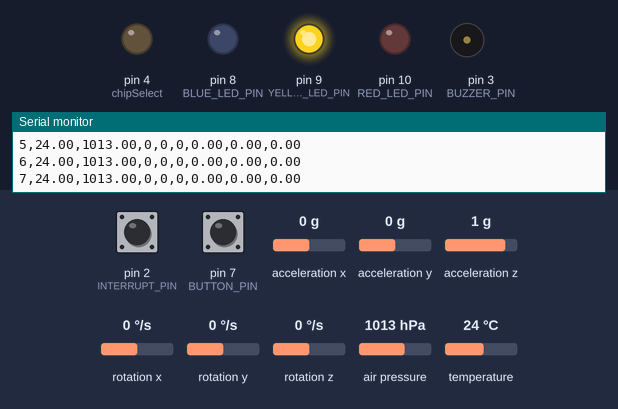
Bench run of a sketch on a simulated Arduino Uno, built with avr-gcc and run on an emulated ATmega328P. Shown: output pins drawn as LEDs (lit = HIGH), buzzer (waves = sounding), the last lines printed to the serial monitor. The inputs (shaded band) are chosen by the test bench; at power-on: pin 7 (BUTTON_PIN) HIGH, pin 2 (INTERRUPT_PIN) LOW, acceleration x 0 g, acceleration y 0 g, acceleration z 1 g, rotation x 0 °/s, rotation y 0 °/s, rotation z 0 °/s, air pressure 1013 hPa, temperature 24 °C. Storage starts empty; the sensor or clock chip raises its interrupt line as the real part does.

Above: at 1.7 s.
1.8 s: pin 7 (BUTTON_PIN) pulled LOW for 0.15 s
At 2.05 s:
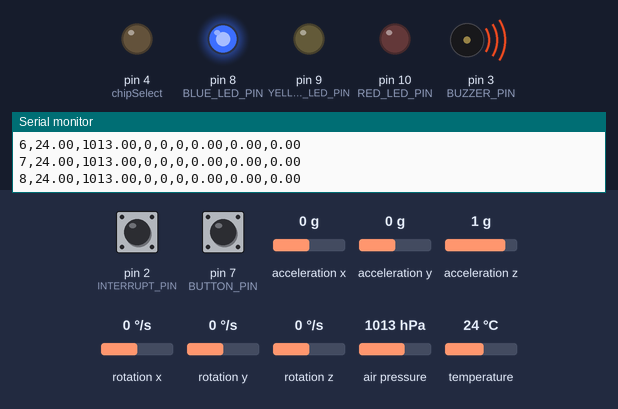
At 2.5 s:
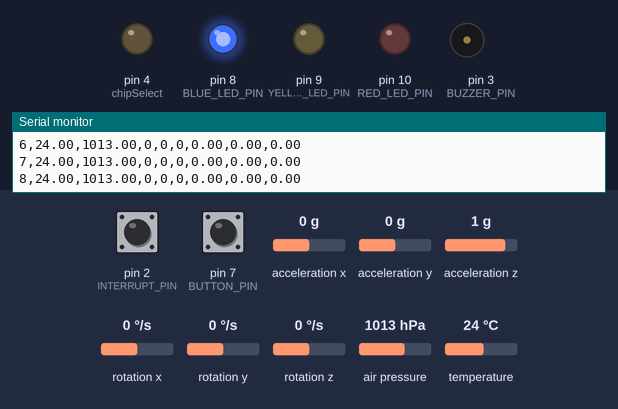
Timing chart, 0 to 4.8 s (numbered marks = the images above; inputs shaded):
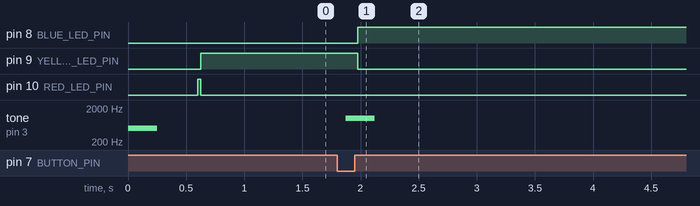

Measured:
- after the input at 1.8 s, pin 8 (BLUE_LED_PIN): LOW → HIGH after 0.18 s; pin 9 (YELLOW_LED_PIN): HIGH → LOW after 0.18 s; tone on pin 3 (BUZZER_PIN): silent → 1000 Hz after 0.07 s, → silent 0.25 s later

The sketch:

FlightComputer_Datalogging.ino
```cpp
#include <SD.h>           //includes SD card library for datalogging
#include <Wire.h>         //includes Wire.h library for I2C interface
#include <SFE_BMP180.h>   //includes SparkFun's BMP 180 library

// For the IMU
// I2Cdev and MPU6050 must be installed as libraries, or else the .cpp/.h files
// for both classes must be in the include path of your project
#include "I2Cdev.h"
#include "MPU6050_6Axis_MotionApps20.h" //#include "MPU6050.h" not necessary if using MotionApps include file

// Arduino Wire library is required if I2Cdev I2CDEV_ARDUINO_WIRE implementation is used in I2Cdev.h
#if I2CDEV_IMPLEMENTATION == I2CDEV_ARDUINO_WIRE
    #include "Wire.h"
#endif

//define relevant pins
#define INTERRUPT_PIN 2  //I2C Interrupt Pin for MPU6050, use pin 2 on Arduino Uno & most boards
#define BUZZER_PIN 3     //set buzzer pin
#define BLUE_LED_PIN 8   //set blue LED pin
#define YELLOW_LED_PIN 9 //set yellow LED pin
#define RED_LED_PIN 10   //set red LED pin
#define BUTTON_PIN 7     //set button pin
#define chipSelect 4     //set chip select pin for MicroSD Card Adapter (CS pin)

//declare general use variables
int buttonState = 0;
int MODE = 0;       //initialize mode to zero
int t = 0;          //create timestamp value
int dataRate = 10;  //set specified sampling rate (data points per second) (somewhere between 10-200 is ideal)

//declare MPU control/status vars
bool blinkState = false;
bool dmpReady = false;  // set true if DMP init was successful
uint8_t mpuIntStatus;   // holds actual interrupt status byte from MPU
uint8_t devStatus;      // return status after each device operation (0 = success, !0 = error)
uint16_t packetSize;    // expected DMP packet size (default is 42 bytes)
uint16_t fifoCount;     // count of all bytes currently in FIFO
uint8_t fifoBuffer[64]; // FIFO storage buffer

//declare orientation/motion vars
Quaternion q;           // [w, x, y, z]         quaternion container
VectorInt16 aa;         // [x, y, z]            accel sensor measurements
VectorInt16 aaReal;     // [x, y, z]            gravity-free accel sensor measurements
VectorInt16 aaWorld;    // [x, y, z]            world-frame accel sensor measurements
VectorFloat gravity;    // [x, y, z]            gravity vector
float euler[3];         // [psi, theta, phi]    Euler angle container
float ypr[3];           // [yaw, pitch, roll]   yaw/pitch/roll container and gravity vector

//create objects
File file;
SFE_BMP180 BMP;
MPU6050 mpu;

//Interrupt Detection Routine
volatile bool mpuInterrupt = false;     // indicates whether MPU interrupt pin has gone high
void dmpDataReady() {
    mpuInterrupt = true;
}

void setup() {
  //--- Serial Debugging ---
  Serial.begin(9600);
  //--- Establish Pin Modes and turn off all LEDs ---
  pinMode(BUZZER_PIN, OUTPUT);
  pinMode(BLUE_LED_PIN, OUTPUT);
  pinMode(YELLOW_LED_PIN, OUTPUT);
  pinMode(RED_LED_PIN, OUTPUT);
  pinMode(chipSelect, OUTPUT);
  pinMode(BUTTON_PIN, INPUT);
  pinMode(INTERRUPT_PIN, INPUT);
  digitalWrite(YELLOW_LED_PIN, LOW);
  digitalWrite(RED_LED_PIN, LOW);
  digitalWrite(BLUE_LED_PIN, LOW);
  tone(BUZZER_PIN, 500, 250);
  //initialize SD Card
  if(!SD.begin(chipSelect)){
    //Serial debugging
    Serial.println("Could not initialize SD card");
  }
  //clear SD data
  if(SD.exists("file.txt")){
    if(SD.remove("file.txt") == true){
      Serial.println("removed data");
    }
  }
  //initialize BMP sensor
  if(BMP.begin()){
    Serial.println("BMP init success");
  }
  //initialize IMU and I2C clock
  #if I2CDEV_IMPLEMENTATION == I2CDEV_ARDUINO_WIRE  // join I2C bus (I2Cdev library doesn't do this automatically)
      Wire.begin();
      Wire.setClock(400000); // 400kHz I2C clock. Comment this line if having compilation difficulties
  #elif I2CDEV_IMPLEMENTATION == I2CDEV_BUILTIN_FASTWIRE
      Fastwire::setup(400, true);
  #endif
  mpu.initialize(); //start MPU
  Serial.println(F("Testing device connections...")); //debugging serial statement
  Serial.println(mpu.testConnection() ? F("MPU6050 connection successful") : F("MPU6050 connection failed")); //debugging serial statement
  devStatus = mpu.dmpInitialize();
  // supply your own gyro offsets here, scaled for min sensitivity
  mpu.setXGyroOffset(0);
  mpu.setYGyroOffset(0);
  mpu.setZGyroOffset(0);
  mpu.setZAccelOffset(1688); // 1688 factory default for my test chip
  if (devStatus == 0) {
      // turn on the DMP, now that it's ready
      Serial.println(F("Enabling DMP..."));
      mpu.setDMPEnabled(true);
      // enable Arduino interrupt detection
      Serial.print(F("Enabling interrupt detection (Arduino external interrupt "));
      Serial.print(digitalPinToInterrupt(INTERRUPT_PIN));
      Serial.println(F(")..."));
      attachInterrupt(digitalPinToInterrupt(INTERRUPT_PIN), dmpDataReady, RISING);
      mpuIntStatus = mpu.getIntStatus();
      // set our DMP Ready flag so the main loop() function knows it's okay to use it
      Serial.println(F("DMP ready! Waiting for first interrupt..."));
      dmpReady = true;
      // get expected DMP packet size for later comparison
      packetSize = mpu.dmpGetFIFOPacketSize();
  } else {
      // ERROR!
      // 1 = initial memory load failed
      // 2 = DMP configuration updates failed
      // (if it's going to break, usually the code will be 1)
      Serial.print(F("DMP Initialization failed (code "));
      Serial.print(devStatus);
      Serial.println(F(")"));
  }
  //set mode
  MODE = 1; //set to PAD IDLE mode - initialize sensors and SD card
  //MODE = 2; //set to FLIGHT mode - log data
  //MODE = 3; //set to RECOVERY mode - close file
}

void loop() {
  // put your main code here, to run repeatedly:
  if(MODE == 1){  //PAD IDLE MODE
    digitalWrite(RED_LED_PIN, HIGH);
    file = SD.open("file.txt", FILE_WRITE); //Open SD card file
    if(file) {
      Serial.println("t,T,P,ax,ay,az,rx,ry,rz"); //print first line with data labels
      file.println("t,T,P,ax,ay,az,rx,ry,rz");
      MODE = 2;
    }
    else{
      Serial.println("Error opening file");
      delay(5000); //just chill for 5 seconds before trying again
    }
  }
  if(MODE == 2){ //ACTIVE FLIGHT mode
    digitalWrite(YELLOW_LED_PIN, HIGH);
    digitalWrite(RED_LED_PIN, LOW);
    digitalWrite(BLUE_LED_PIN, LOW);
    //print timestamp and comma to separate data
    Serial.print(t);
    Serial.print(",");
    file.print(t);
    file.print(",");
    //set up temperature and pressure sensor
    char status;
    double T,P,a;
    //get BMP status and read temperature
    status = BMP.startTemperature();
    if(status != 0){
      delay(status);
      status = BMP.getTemperature(T);
      if(status != 0){
        Serial.print(T); //print temperature values
        file.print(T);
      }
    }
    Serial.print(","); //print commas to separate values
    file.print(",");
    status = BMP.startPressure(3); //delay 3 ms to get temperature value
    if(status != 0){
      delay(status);
      status = BMP.getPressure(P,T);
      if(status != 0){
        Serial.print(P); //print pressure values
        file.print(P);
      }
    }
    Serial.print(",");
    file.print(",");
    //get IMU data
    if (!dmpReady) return;
    while (!mpuInterrupt && fifoCount < packetSize){
      if (mpuInterrupt && fifoCount < packetSize){
        fifoCount = mpu.getFIFOCount();
      }
    }
    mpuInterrupt = false;
    mpuIntStatus = mpu.getIntStatus();
    fifoCount = mpu.getFIFOCount();
    if((mpuIntStatus & _BV(MPU6050_INTERRUPT_FIFO_OFLOW_BIT)) || fifoCount >=1024){
      mpu.resetFIFO();
      fifoCount = mpu.getFIFOCount();
      Serial.println("FIFO Overflow!");
    }
    else if(mpuIntStatus & _BV(MPU6050_INTERRUPT_DMP_INT_BIT)){
      while(fifoCount < packetSize) fifoCount = mpu.getFIFOCount();
      mpu.getFIFOBytes(fifoBuffer, packetSize);
      fifoCount -= packetSize;
      //get real-world acceleration
      mpu.dmpGetQuaternion(&q, fifoBuffer);
      mpu.dmpGetAccel(&aa, fifoBuffer);
      mpu.dmpGetGravity(&gravity, &q);
      mpu.dmpGetLinearAccel(&aaReal, &aa, &gravity);
      //print real-world acceleration
      Serial.print(aaReal.x);
      file.print(aaReal.x);
      Serial.print(",");
      file.print(",");
      Serial.print(aaReal.y);
      file.print(aaReal.y);
      Serial.print(",");
      file.print(",");
      Serial.print(aaReal.z);
      file.print(aaReal.z);
      Serial.print(",");
      file.print(",");
      //get Euler angles
      mpu.dmpGetQuaternion(&q, fifoBuffer);
      mpu.dmpGetEuler(euler, &q);
      //print Euler angles
      Serial.print(euler[0]*180/M_PI);
      file.print(euler[0]*180/M_PI);
      Serial.print(",");
      file.print(",");
      Serial.print(euler[1]*180/M_PI);
      file.print(euler[1]*180/M_PI);
      Serial.print(",");
      file.print(",");
      Serial.print(euler[2]*180/M_PI);
      file.print(euler[2]*180/M_PI);
    }
    //end data entry line
    Serial.println(); //ends line
    file.println(); //ends line
    //check for mode switch
    buttonState = digitalRead(BUTTON_PIN);
    if(buttonState == LOW){
      MODE = 3;
      tone(BUZZER_PIN, 1000, 250);
      delay(100);
    }
  }
  if(MODE == 3){ //RECOVERY MODE
    file.close();
    digitalWrite(YELLOW_LED_PIN, LOW);
    digitalWrite(RED_LED_PIN, LOW);
    digitalWrite(BLUE_LED_PIN, HIGH);
    delay(1000);
  }
  t = t + 1;              //increment t value
  delay(1000/dataRate);   //pause so that data output corresponds to data rate
  if(t > 32765){          //prevents issues related to integers rolling over at 32767
    t = 1;
  }
}
```
